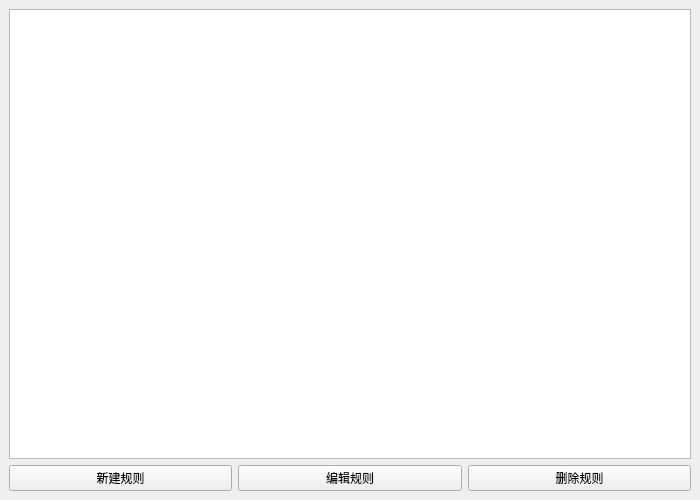
<?xml version="1.0" encoding="UTF-8"?>
<ui version="4.0">
 <class>AlarmRuleManagementWindow</class>
 <widget class="QMainWindow" name="AlarmRuleManagementWindow">
  <property name="geometry">
   <rect>
    <x>0</x>
    <y>0</y>
    <width>700</width>
    <height>500</height>
   </rect>
  </property>
  <property name="windowTitle">
   <string>告警规则管理</string>
  </property>
  <widget class="QWidget" name="centralwidget">
   <layout class="QVBoxLayout" name="verticalLayout">
    <item>
     <widget class="QTableWidget" name="ruleTable"/>
    </item>
    <item>
     <layout class="QHBoxLayout" name="buttonLayout">
      <item>
       <widget class="QPushButton" name="addRuleButton">
        <property name="text">
         <string>新建规则</string>
        </property>
       </widget>
      </item>
      <item>
       <widget class="QPushButton" name="editRuleButton">
        <property name="text">
         <string>编辑规则</string>
        </property>
       </widget>
      </item>
      <item>
       <widget class="QPushButton" name="deleteRuleButton">
        <property name="text">
         <string>删除规则</string>
        </property>
       </widget>
      </item>
     </layout>
    </item>
   </layout>
  </widget>
 </widget>
 <resources/>
 <connections/>
</ui> 
